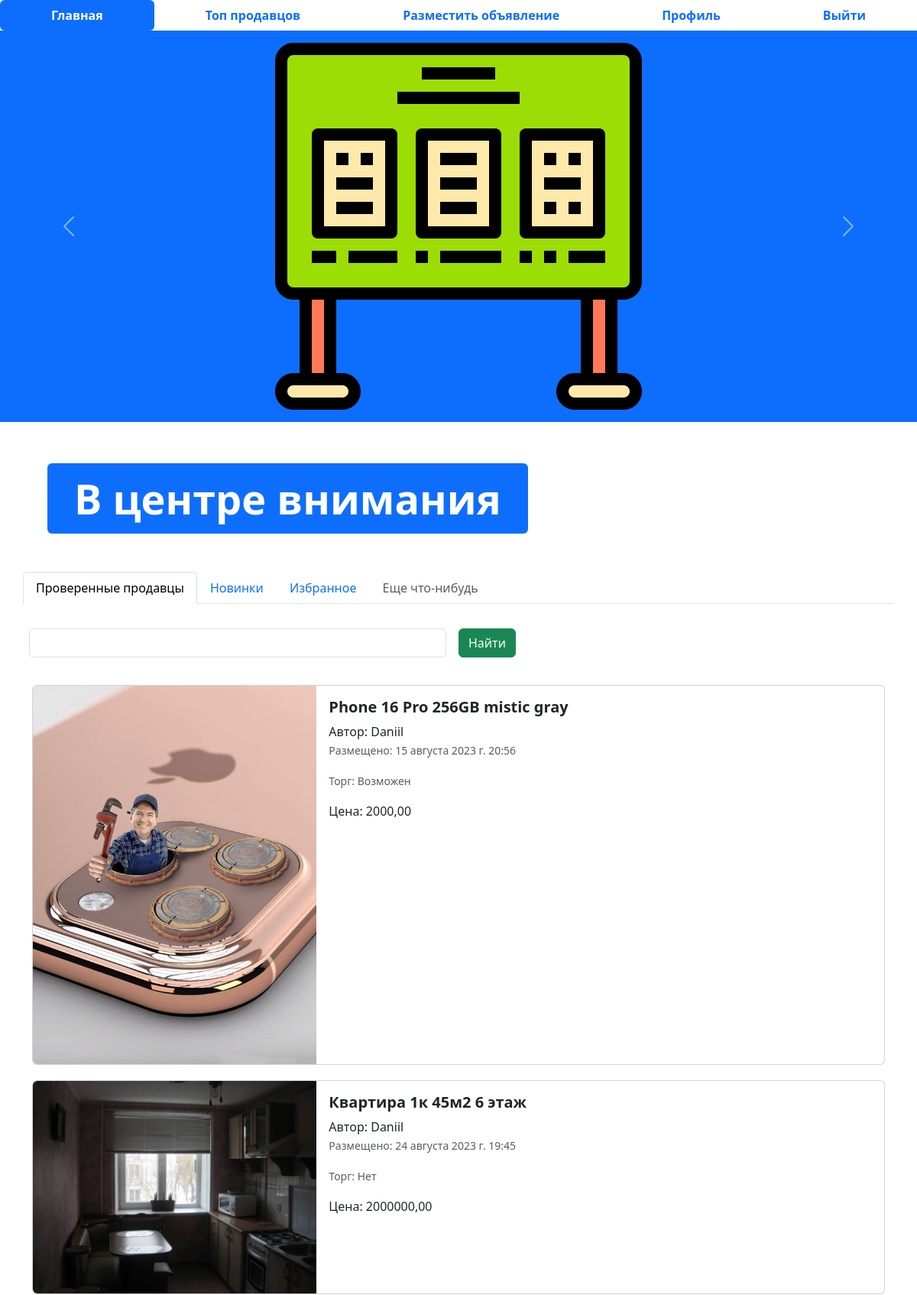
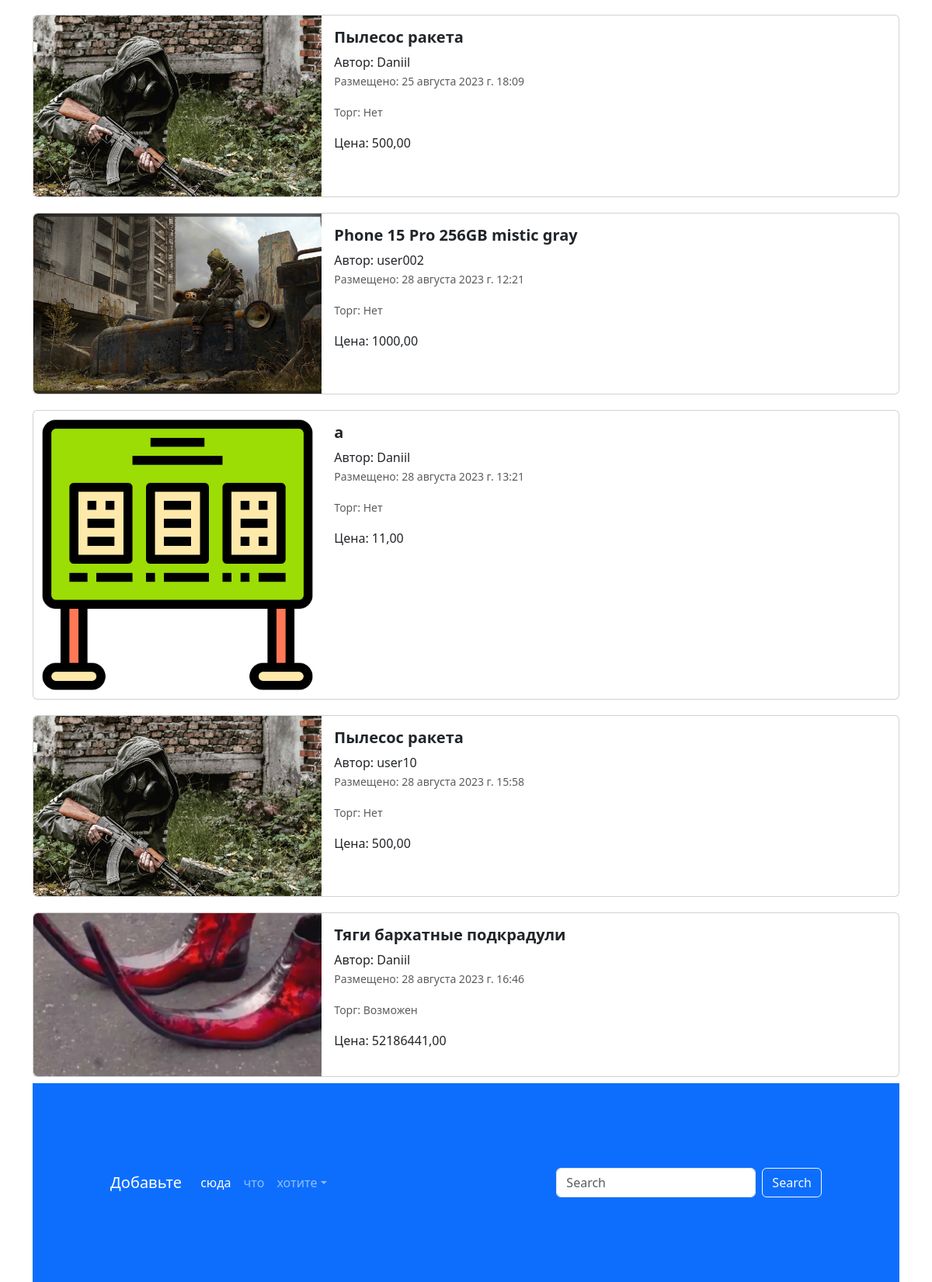
The app's page / (signed in) with its own data (2 pictures, top to bottom).
### app_lesson4/models.py (models this page shows, shortened)
class Advertisement(models.Model):
    title = models.CharField("заголовок", max_length=120)
    description = models.TextField("описание")
    price = models.DecimalField("цена", max_digits=10, decimal_places=2)
    auction = models.BooleanField("торг", help_text='отметьте, если торг возможен')
    create_at = models.DateTimeField("создано в",auto_now_add=True)
    updated_at = models.DateTimeField(auto_now=True)
    user = models.ForeignKey(User, verbose_name='пользователь', on_delete=models.CASCADE)
    image = models.ImageField(verbose_name='изображение', upload_to='advertisements/', blank=True)
    class Meta:
        db_table = "advertisements"
    def get_absolute_url(self):
        return reverse('adv-detail', kwargs={'pk':self.pk})

### app_lesson4/views.py (the view)
# urls.py: path('',index, name='main-page'),
def index(request):
    title = request.GET.get('query')
    if title:
        advertisements = Advertisement.objects.filter(title__icontains=title)
    else:
        advertisements =  Advertisement.objects.all()
    context = {'advertisements': advertisements,
               'title': title
               }
    return render(request, 'app_advertisement/index.html', context)

### templates/app_advertisement/index.html (shortened to what this page needs)
{% extends 'base.html' %}
{% load static %}
{% block content %}
  <ul class="nav nav-pills sticky-top bg-white nav-fill">
    <li class="nav-item">
      <a class="nav-link active" aria-current="page" href="/">
        <span style="font-weight: bold;">Главная</span>
      </a>
    </li>
    <li class="nav-item">
      <a class="nav-link" href="{% url 'top-sellers'%}"><span style="font-weight: bold;">Топ продавцов</span>
      </a>
    </li>
    {% if request.user.is_authenticated %}
    <li class="nav-item">
      <a class="nav-link" href="{% url 'adv-post' %}">
        <span style="font-weight: bold;">Разместить объявление</span>
      </a>
    </li>
    <li class="nav-item">
      <a class="nav-link" href="{% url 'profile' %}">
        <span style="font-weight: bold;">Профиль</span>
      </a>
    </li>
    <li class="nav-item">
      <a class="nav-link" href="{% url 'logout' %}">
        <span style="font-weight: bold;">Выйти</span>
      </a>
    </li>
    {% endif %}
  </ul>
  <div id="carouselExampleControls" class="carousel slide bg-primary" data-bs-ride="carousel">
    <div class="carousel-inner">
      <div class="carousel-item active">
        <img src="{% static '/img/adv.png' %}" class="mx-auto d-block w-33" alt="...">
      </div>
    </div>
    <button class="carousel-control-prev" type="button" data-bs-target="#carouselExampleControls" data-bs-slide="prev">
      <span class="carousel-control-prev-icon" aria-hidden="true"></span>
    </button>
    <button class="carousel-control-next" type="button" data-bs-target="#carouselExampleControls" data-bs-slide="next">
      <span class="carousel-control-next-icon" aria-hidden="true"></span>
    </button>
  </div>
  <div class="container" style="margin: 50px;">
    <div class="display-2">
      <span class="badge bg-primary">В центре внимания</span>
    </div>
  </div>
  <div class="container">
    <div class="row">
      <ul class="nav nav-tabs bg-white">
        <li class="nav-item">
          <a class="nav-link active" aria-current="page" href="#">Проверенные продавцы</a>
        </li>
        <li class="nav-item">
          <a class="nav-link" href="#">Новинки</a>
        </li>
        <li class="nav-item">
          <a class="nav-link" href="#">Избранное</a>
        </li>
        <li class="nav-item">
          <a class="nav-link disabled" href="#" tabindex="-1" aria-disabled="true">Еще что-нибудь</a>
        </li>
      </ul>
      <form class="row g-3" method="get">
        <div class="col-auto w-50">
          <input type="text" class="form-control" name="query" value="{% if title %}{{title}}{% endif %}">
        </div>
        <div class="col-auto">
          <button type="submit" class="btn btn-success mb-3">Найти</button>
        </div>
      </form>
    </div>
    {% for adv in advertisements %}
    <div class="col">
      <div class="card mb-2" style="max-width: 1200px; margin-top: 20px;">
        <div class="row g-0">
          <div class="col-md-4">
            <a href="{{ adv.get_absolute_url }}" class="nav-link">
              <img src="{% if adv.image %} {{ adv.image.url }}{% else %} {% static 'img/adv.png' %} {% endif %}" class="img-fluid rounded-start" alt="Card title">
            </a>
          </div>
          <div class="col-md-8">
            <div class="card-body">
              <h5 class="card-title">
                <a href="{{ adv.get_absolute_url }}" class="nav-link"><strong>{{ adv.title }}</strong></a>
              </h5>
              <a href="{{ adv.get_absolute_url }}" class="nav-link">
                <span>Автор: {{adv.user}}</span>
                <p class="card-text"><small class="text-muted">Размещено: {{ adv.create_at }}</small></p>
                <p class="card-text"><small class="text-muted">Торг: {% if adv.auction == True %} Возможен {% else %} Нет {% endif %}</small></p>
                <span>Цена: {{ adv.price }}</span>
              </a>
            </div>
          </div>
        </div>
    </div>
    {% endfor %}
  </div>
  <footer style="padding: 100px;" class="bg-primary">
    <nav class="navbar navbar-expand-sm navbar-dark">
      <a class="navbar-brand" href="#">Добавьте</a>
      <div class="collapse navbar-collapse" id="collapsibleNavId">
        <ul class="navbar-nav me-auto mt-2 mt-lg-0">
          <li class="nav-item">
            <a class="nav-link active" href="#" aria-current="page">сюда</a>
          </li>
          <li class="nav-item">
            <a class="nav-link" href="#">что</a>
          </li>
          <li class="nav-item dropdown">
            <a class="nav-link dropdown-toggle" href="#" id="dropdownId" data-bs-toggle="dropdown" aria-haspopup="true"
               aria-expanded="false">хотите</a>
          </li>
        </ul>
        <form class="d-flex my-2 my-lg-0">
          <input class="form-control me-sm-2" type="text" placeholder="Search">
          <button class="btn btn-outline-light my-2 my-sm-0" type="submit">Search</button>
        </form>
      </div>
    </nav>
  </footer>
{% endblock%}

### records on screen
Advertisement: image (picture), title "Phone 16 Pro 256GB mistic gray", user "Daniil", create_at "15 августа 2023 г. 20:56", auction "Возможен", price "2000,00"
Advertisement: image (picture), title "Квартира 1к 45м2 6 этаж", user "Daniil", create_at "24 августа 2023 г. 19:45", auction "Нет", price "2000000,00"
Advertisement: image (picture), title "Пылесос ракета", user "Daniil", create_at "25 августа 2023 г. 18:09", auction "Нет", price "500,00"
Advertisement: image (picture), title "Phone 15 Pro 256GB mistic gray", user "user002", create_at "28 августа 2023 г. 12:21", auction "Нет", price "1000,00"
Advertisement: title "a", user "Daniil", create_at "28 августа 2023 г. 13:21", auction "Нет", price "11,00"
Advertisement: image (picture), title "Пылесос ракета", user "user10", create_at "28 августа 2023 г. 15:58", auction "Нет", price "500,00"
Advertisement: image (picture), title "Тяги бархатные подкрадули", user "Daniil", create_at "28 августа 2023 г. 16:46", auction "Возможен", price "52186441,00"
